Frame 1 (no input): blank canvas, image omitted
Frame 60 (the mouse pressed at the canvas centre just before this capture): blank canvas, image omitted
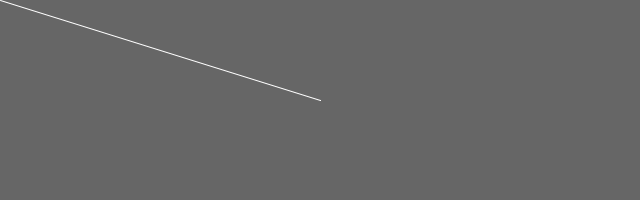
Frame 120 (the mouse held since frame 60 and released just before this capture)

The Processing sketch whose frames 1 and 60 were blank and that drew this single picture after the mouse press (run headless with seeded random() and noise(); from frame 60 on, the mouse is pressed at the canvas centre):

// Processing sketch: processing_67644
// ── processing_67644.pde

void setup() {
  size(640, 200);
  background(102);
}

void draw() {
  stroke(255);
  if(mousePressed) {
    line(mouseX, mouseY, pmouseX, pmouseY);
  }
}
